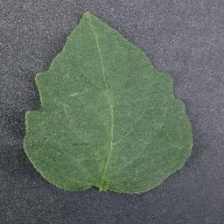
#> input picture data/raw/tomato_healthy_0001/initial_view.jpg, 224 x 224 px, found by its file name
$ python create_test_samples.py
#> lines starting #> are read from the running program, lines starting #| are printed output that depends on the picture
from pathlib import Path
from PIL import Image, ImageFilter, ImageEnhance
import shutil

def create_stress_test_samples(output_dir: str = "data/test_samples"):
#> called with output_dir = 'data/test_samples'
    out_path = Path(output_dir)
    out_path.mkdir(parents=True, exist_ok=True)

    real_sources = {
        "early_blight": Path("data/raw/tomato_early_blight_0001/initial_view.jpg"),
        "late_blight": Path("data/raw/tomato_late_blight_0001/initial_view.jpg"),
        "septoria": Path("data/raw/tomato_septoria_leaf_spot_0001/initial_view.jpg"),
        "healthy": Path("data/raw/tomato_healthy_0001/initial_view.jpg")
    }

    for name, src in real_sources.items():
        if src.exists():
            shutil.copy(src, out_path / f"sample_real_{name}.jpg")

    healthy_src = real_sources["healthy"]
    if healthy_src.exists():
        shutil.copy(healthy_src, out_path / "sample_healthy_contradiction.jpg")
        base_img = Image.open(healthy_src).convert("RGB")
#> base_img is the input picture: PIL image 224x224 RGB; mean R, G, B 97.7, 109, 100.2
    else:
        base_img = Image.new("RGB", (224, 224), color=(34, 139, 34))
        base_img.save(out_path / "sample_healthy_contradiction.jpg")

    blurry_img = base_img.filter(ImageFilter.GaussianBlur(radius=14))
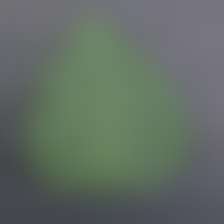
#> blurry_img: PIL image 224x224 RGB; mean R, G, B 97.7, 109, 100.2
    blurry_img.save(out_path / "sample_blurry.jpg", quality=90)

    dark_enhancer = ImageEnhance.Brightness(base_img)
    dark_img = dark_enhancer.enhance(0.08)
    dark_img.save(out_path / "sample_dark_underexposed.jpg", quality=90)

    lb_under_src = Path("data/raw/tomato_late_blight_0001/leaf_underside.jpg")
    if lb_under_src.exists():
        shutil.copy(lb_under_src, out_path / "sample_valid_late_blight_underside.jpg")

    print(f"Authentic stress-test and web demonstration samples created in {output_dir}:")
    print(f" 1. sample_real_early_blight.jpg  -> Real Early Blight foliar photo (Alternaria solani)")
    print(f" 2. sample_real_late_blight.jpg   -> Real Late Blight foliar photo (Phytophthora infestans)")
    print(f" 3. sample_real_septoria.jpg      -> Real Septoria Leaf Spot photo (Septoria lycopersici)")
    print(f" 4. sample_real_healthy.jpg       -> Real Healthy tomato foliage")
    print(f" 5. sample_healthy_contradiction.jpg -> Scenario B (Contradiction & Wrong leaf)")
    print(f" 6. sample_blurry.jpg             -> Scenario C (Blur Rejection)")
    print(f" 7. sample_dark_underexposed.jpg  -> Scenario C (Darkness Rejection)")

if __name__ == "__main__":
    create_stress_test_samples()
